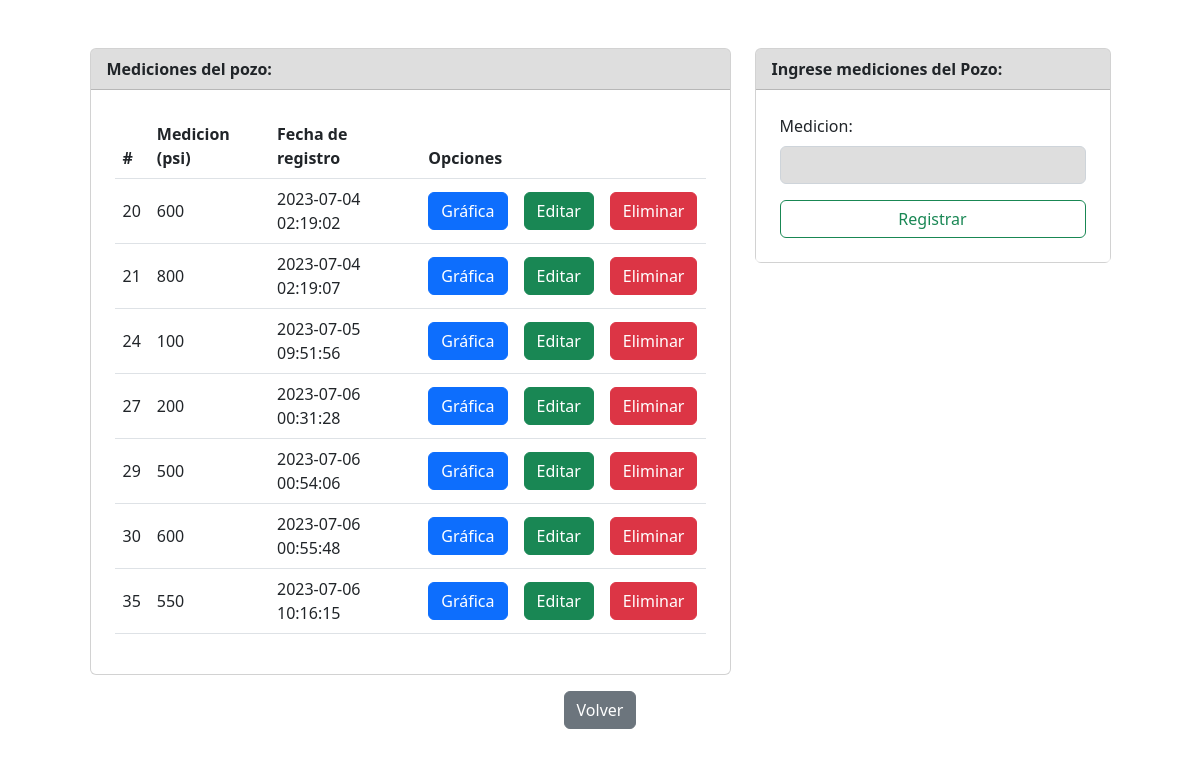
The page /agregar.php?id_pozo=6 on the database its author committed.
### tables this page shows
CREATE TABLE `medicion` (
  `id_medicion` int(11) NOT NULL,
  `psi` int(100) DEFAULT NULL,
  `fecha` datetime NOT NULL DEFAULT current_timestamp(),
  `pozo_id` int(11) NOT NULL
);

### agregar.php (the view, shortened to what this page needs)
<!doctype html>
<html lang="en">
<head>
    <link href="https://cdn.jsdelivr.net/npm/bootstrap@5.2.1/dist/css/bootstrap.min.css" rel="stylesheet"
>
    <link rel="stylesheet" href="https://cdn.jsdelivr.net/npm/bootstrap-icons@1.5.0/font/bootstrap-icons.css">
    <link rel="stylesheet" href="styles/a.css">
</head>
<body>
    <?php
    include_once "conexion.php";
    $sentencia = $bd->query("select * from medicion M INNER JOIN pozo P ON P.id_pozo=M.pozo_id WHERE P.id_pozo=" . $_GET['id_pozo'] . "");
    $medicion = $sentencia->fetchAll(PDO::FETCH_OBJ);
    ?>
    <div class="container mt-5">
        <div class="row justify-content-center">
            <div class="col-md-7">
                <div class="card">
                    <div class="card-header">
                        Mediciones del pozo:
                    </div>
                    <div class="p-4">
                        <table class="table align-middle">
                            <thead>
                                <tr>
                                    <th scope="col">#</th>
                                    <th scope="col">Medicion (psi)</th>
                                    <th scope="col">Fecha de registro</th>
                                    <th scope="col" colspan="3">Opciones</th>
                                </tr>
                            </thead>
                            <tbody>
                                <?php
                                foreach ($medicion as $dato) {
                                    ?>
                                    <tr>
                                        <td scope="row">
                                            <?php echo $dato->id_medicion; ?>
                                        </td>
                                        <td>
                                            <?php echo $dato->psi; ?>
                                        </td>
                                        <td>
                                            <?php echo $dato->fecha; ?>
                                        </td>
                                        <td>
                                            <a class="text-primary"
                                                href="grafica.php?id_medicion=<?php echo $dato->id_medicion; ?>&id_pozo=<?php echo $_GET['id_pozo'] ?>&date=<?php echo $dato->fecha ?>">
                                                <button type="button" class="btn btn-primary">Gráfica</button>
                                            </a>
                                        </td>
                                        <td>
                                            <a class="text-success"
                                                href="editarMedicion.php?id_medicion=<?php echo $dato->id_medicion; ?>&id_pozo=<?php echo $_GET['id_pozo'] ?>">
                                                <button type="button" class="btn btn-success">Editar</button>
                                            </a>
                                        </td>
                                        <td>
                                            <a onclick="return confirm('Estas seguro de eliminar?');" class="text-danger"
                                                href="eliminarMedicion.php?id_medicion=<?php echo $dato->id_medicion; ?><?php echo '&id_pozo=' . $_GET['id_pozo'] ?>">
                                                <button type="button" class="btn btn-danger">Eliminar</button>
                                            </a>
                                        </td>
                                    </tr>
                                    <?php
                                }
                                ?>
                            </tbody>
                        </table>
                    </div>
                </div>
            </div>
            <div class="col-md-4">
                <div class="card">
                    <div class="card-header">
                        Ingrese mediciones del Pozo:
                    </div>
                    <form
                        action="registrarMedicion.php<?php echo (array_key_exists("id_pozo", $_GET) ? "?pozo_id=" . $_GET['id_pozo'] : ""); ?>"
                        class="p-4" method="POST">
                        <div class="mb-3">
                            <label class="form-label">Medicion:</label>
                            <input type="number" name="medicion" class="form-control" autofocus require>
                        </div>
                        <div class="d-grid">
                            <input type="submit" class="btn btn-outline-success" value="Registrar">
                        </div>
                    </form>
                </div>
            </div>
        </div>
    </div>
    <footer class="contairner">
        <div class="row-2">
            <div class="col-md text-light text-center py-3">
                <button class="btn btn-secondary" type="submit" onClick="document.location.href='index.php'">
                    Volver
                </button>
            </div>
        </div>
    </footer>
</body>
</html>

### styles/a.css (style rules this page uses)
body { background-image: url(../assets/trabajador.jpg); background-size: cover; background-repeat: no-repeat; background-attachment: fixed; background-position: center; }
.card { background: rgba(255,255,255,0.64); }
.card-header { background: rgba(0,0,0,0.13); font-weight: 800; }
tbody,thead,form { background: rgba(255,255,255,0.64); }
.form-control { background: rgba(0,0,0,0.13); }

### rows shown on the page
medicion: id_medicion "20", psi "600", fecha "2023-07-04 02:19:02"
medicion: id_medicion "21", psi "800", fecha "2023-07-04 02:19:07"
medicion: id_medicion "24", psi "100", fecha "2023-07-05 09:51:56"
medicion: id_medicion "27", psi "200", fecha "2023-07-06 00:31:28"
medicion: id_medicion "29", psi "500", fecha "2023-07-06 00:54:06"
medicion: id_medicion "30", psi "600", fecha "2023-07-06 00:55:48"
medicion: id_medicion "35", psi "550", fecha "2023-07-06 10:16:15"
